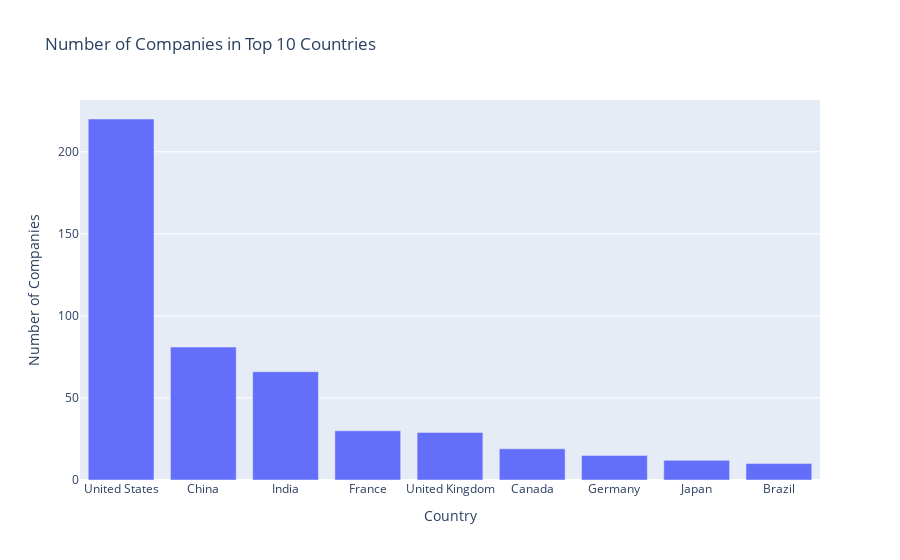

The code cell stored with this chart in its notebook:
### Code cell
# Convert the 'Country' index to a column for easier plotting
count_reset = count.reset_index()

# Create the bar chart
fig = px.bar(count_reset, x='Country', y='Company',
             title='Number of Companies in Top 10 Countries',
             labels={'Country': 'Country', 'Company': 'Number of Companies'}
  ) 
# Show the plot
fig.show()

### Figure 1 — Plotly figure (JSON) as saved in the notebook; plotly's stock layout.template omitted (floating-point values rounded to 4 significant figures)
{"data": [{"alignmentgroup": "True", "hovertemplate": "Country=%{x}<br>Number of Companies=%{y}<extra></extra>", "legendgroup": "", "marker": {"color": "#636efa", "pattern": {"shape": ""}}, "name": "", "offsetgroup": "", "orientation": "v", "showlegend": false, "textposition": "auto", "type": "bar", "x": ["United States", "China", "India", "France", "United Kingdom", "Canada", "Germany", "Japan", "Brazil"], "xaxis": "x", "y": [220, 81, 66, 30, 29, 19, 15, 12, 10], "yaxis": "y"}], "layout": {"autosize": true, "barmode": "relative", "legend": {"tracegroupgap": 0}, "title": {"text": "Number of Companies in Top 10 Countries"}, "xaxis": {"anchor": "y", "autorange": true, "domain": [0, 1], "range": [-0.5, 8.5], "title": {"text": "Country"}, "type": "category"}, "yaxis": {"anchor": "x", "autorange": true, "domain": [0, 1], "range": [0, 231.6], "title": {"text": "Number of Companies"}, "type": "linear"}}}
